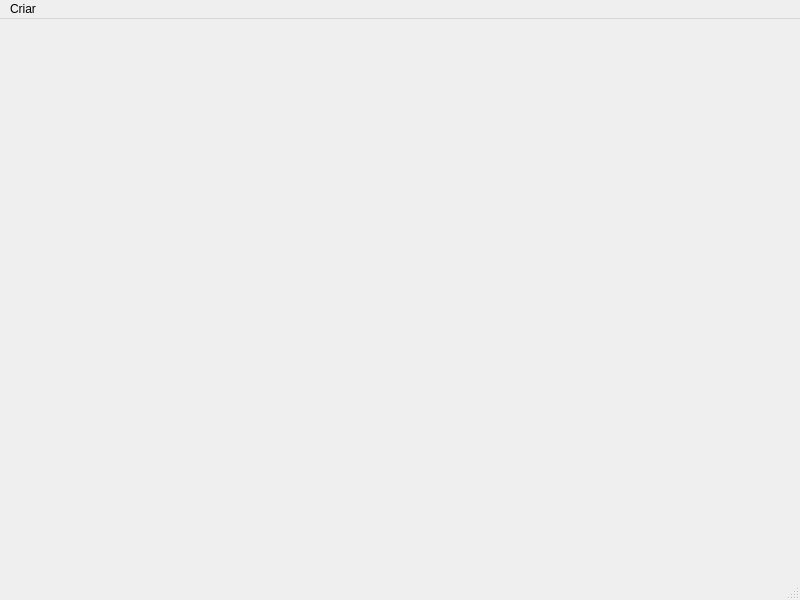
<?xml version="1.0" encoding="UTF-8"?>
<ui version="4.0">
 <class>MainWindowQrCodeGenerator</class>
 <widget class="QMainWindow" name="MainWindowQrCodeGenerator">
  <property name="geometry">
   <rect>
    <x>0</x>
    <y>0</y>
    <width>800</width>
    <height>600</height>
   </rect>
  </property>
  <property name="windowTitle">
   <string>Gerador de QRCode</string>
  </property>
  <widget class="QWidget" name="centralwidget">
   <layout class="QVBoxLayout" name="verticalLayout"/>
  </widget>
  <widget class="QMenuBar" name="menubar">
   <property name="geometry">
    <rect>
     <x>0</x>
     <y>0</y>
     <width>800</width>
     <height>20</height>
    </rect>
   </property>
   <widget class="QMenu" name="menuCriar">
    <property name="title">
     <string>Criar</string>
    </property>
    <addaction name="actionvCard"/>
    <addaction name="actionLink"/>
   </widget>
   <addaction name="menuCriar"/>
  </widget>
  <widget class="QStatusBar" name="statusbar"/>
  <action name="actionvCard">
   <property name="text">
    <string>vCard</string>
   </property>
  </action>
  <action name="actionLink">
   <property name="text">
    <string>Link</string>
   </property>
  </action>
 </widget>
 <resources/>
 <connections/>
</ui>
